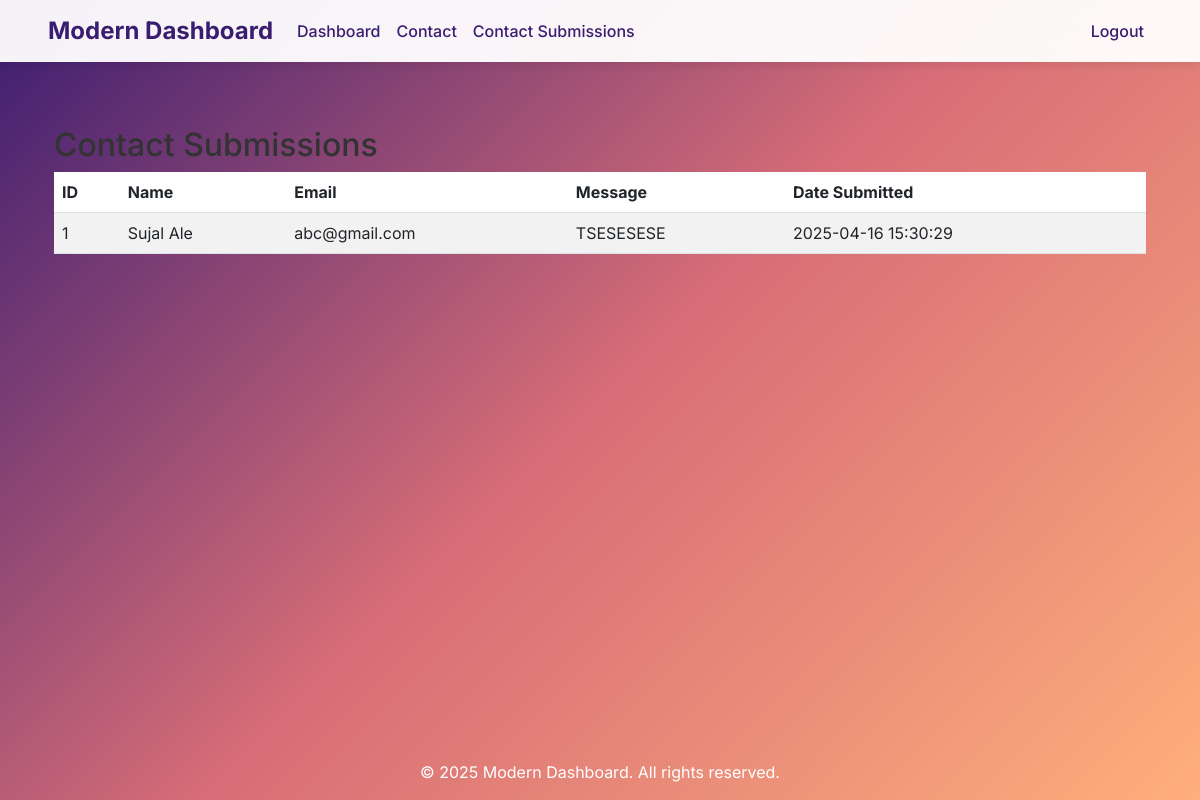
Page /contact_submissions (signed in) on the earlier database version.
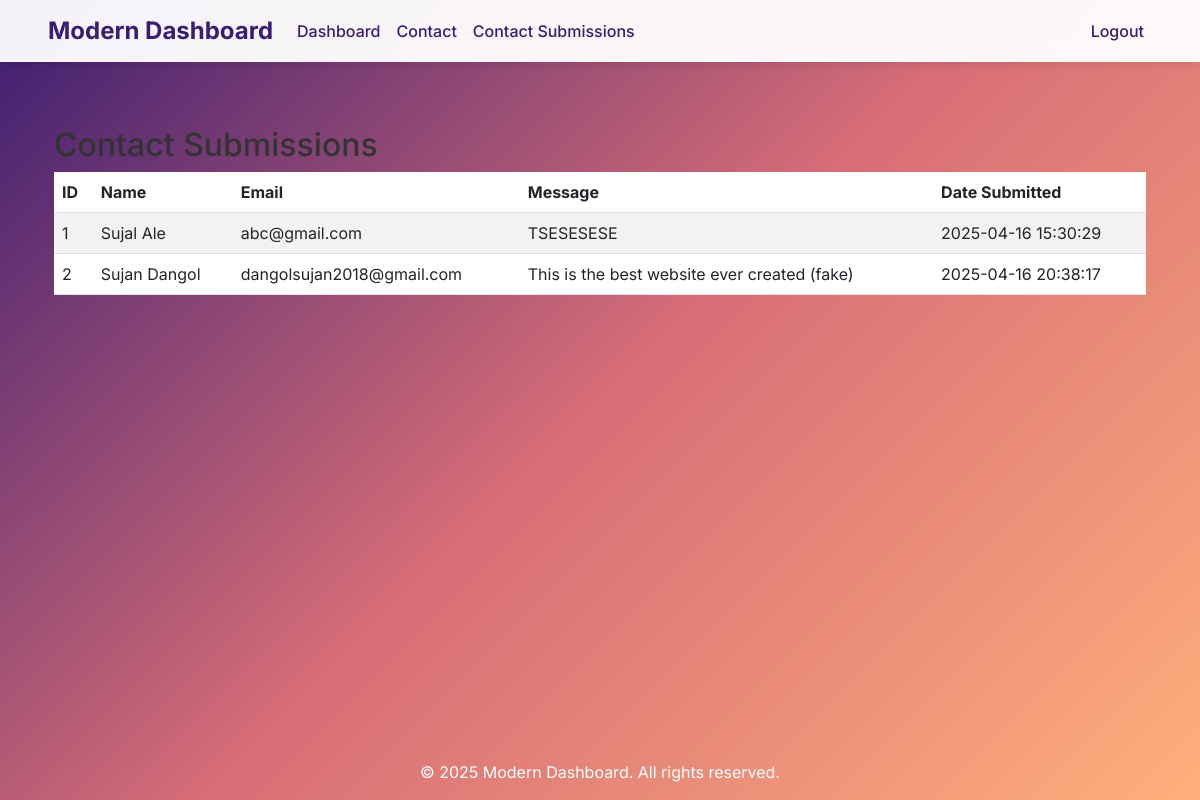
Same page on the later database version.
### app.py (models this page shows)
class ContactSubmission(db.Model):
    id = db.Column(db.Integer, primary_key=True)
    name = db.Column(db.String(150), nullable=False)
    email = db.Column(db.String(150), nullable=False)
    message = db.Column(db.Text, nullable=False)
    timestamp = db.Column(db.DateTime, default=datetime.utcnow)

### app.py (the view)
@app.route('/contact_submissions')
def view_contact_submissions():
    if 'username' not in session or session['username'] not in ['admin', 'Bad']:
        flash('Access denied.', 'danger')
        return redirect(url_for('dashboard'))
    submissions = ContactSubmission.query.all()
    return render_template('contact_submissions.html', submissions=submissions)

### app.py (called while the page is built)
@app.context_processor
def inject_datetime():
    return {'datetime': datetime}

### templates/contact_submissions.html
{% extends 'base.html' %}
{% block content %}
  <div class="container mt-5">
    <h2>Contact Submissions</h2>
    <table class="table table-striped">
      <thead>
        <tr>
          <th>ID</th>
          <th>Name</th>
          <th>Email</th>
          <th>Message</th>
          <th>Date Submitted</th>
        </tr>
      </thead>
      <tbody>
        {% for submission in submissions %}
          <tr>
            <td>{{ submission.id }}</td>
            <td>{{ submission.name }}</td>
            <td>{{ submission.email }}</td>
            <td>{{ submission.message }}</td>
            <td>{{ submission.timestamp.strftime('%Y-%m-%d %H:%M:%S') }}</td>
          </tr>
        {% endfor %}
      </tbody>
    </table>
  </div>
{% endblock %}

### templates/base.html (shortened to what this page needs)
<!DOCTYPE html>
<html lang="en">
<head>
  <link href="https://cdn.jsdelivr.net/npm/bootstrap@5.3.0/dist/css/bootstrap.min.css" rel="stylesheet">
  <link rel="stylesheet" href="https://cdnjs.cloudflare.com/ajax/libs/animate.css/4.1.1/animate.min.css"/>
</head>
<body>
  <nav class="navbar navbar-expand-lg sticky-top">
    <div class="container-fluid px-3 px-md-5">
      <a class="navbar-brand" href="/">Modern Dashboard</a>
      <div class="collapse navbar-collapse" id="navbarContent">
        <ul class="navbar-nav me-auto mb-2 mb-lg-0">
          {% if session.username %}
            <li class="nav-item">
              <a class="nav-link" href="/dashboard">Dashboard</a>
            </li>
            <li class="nav-item">
              <a class="nav-link" href="/contact">Contact</a>
            </li>
            {% if session.username == 'Bad' %}
            <li class="nav-item">
              <a class="nav-link" href="/contact_submissions">Contact Submissions</a>
            </li>
            {% endif %}
          {% endif %}
        </ul>
        <ul class="navbar-nav ms-auto mb-2 mb-lg-0">
          {% if session.username %}
            <li class="nav-item">
              <a class="nav-link" href="/logout">Logout</a>
            </li>
          {% endif %}
        </ul>
      </div>
    </div>
  </nav>
  <div class="content-wrapper container">
    {% block content %}{% endblock %}
  </div>
  <footer>
    <div class="container">
      &copy; {{ datetime.utcnow().year }} Modern Dashboard. All rights reserved.
    </div>
  </footer>
</body>
</html>

### templates/base.html (style rules this page uses)
html, body { height: 100%; margin: 0; }
body { display: flex; flex-direction: column; font-family: 'Inter', sans-serif; background: linear-gradient(135deg, #3a1c71, #d76d77, #ffaf7b); color: #333; overflow-x: hidden; }
.container { max-width: 1140px; }
.navbar { background: rgba(255, 255, 255, 0.95); backdrop-filter: blur(10px); box-shadow: 0 2px 10px rgba(0,0,0,0.1); z-index: 2; }
.navbar-brand { font-weight: 700; font-size: 1.5rem; color: #3a1c71 !important; }
.nav-link { font-weight: 500; color: #3a1c71 !important; }
.content-wrapper { flex: 1; width: 100%; padding-top: 1rem; padding-bottom: 1rem; }
footer { padding: 1rem 0; text-align: center; color: #fff; background: transparent; }

Differences in the rows shown:
added ContactSubmission: id "2", name "Sujan Dangol", email "dangolsujan2018@gmail.com", message "This is the best website ever created (fake)", timestamp "2025-04-16 20:38:17"
